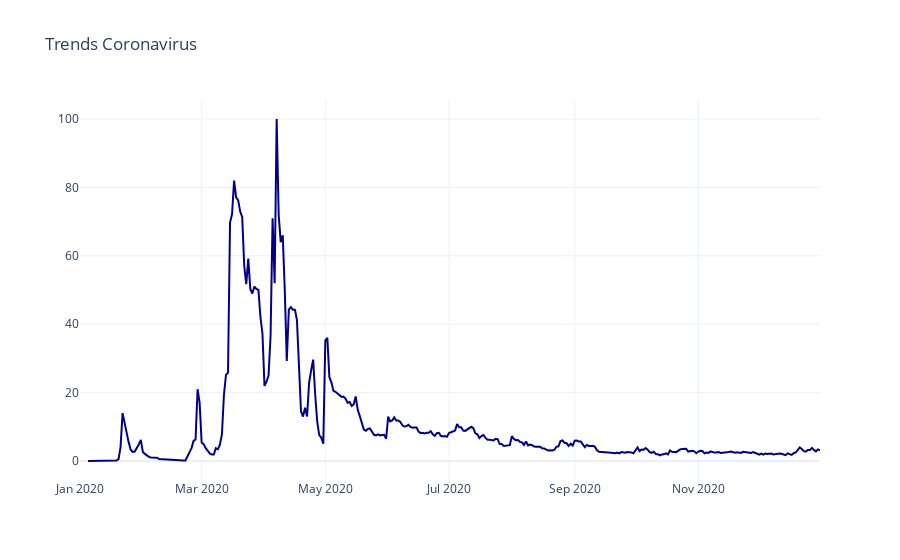

Notebook cell for this chart:
### Code cell
# Series 

fig = go.Figure()

fig.add_trace( go.Scatter( x = data_daily['date'], y = data_daily['Coronavirus'], 
                          name = 'Coronavirus', line_color = 'darkblue' ) )

fig.update_layout(template = 'plotly_white', # "plotly", "plotly_white", "ggplot2", "seaborn", "simple_white", "none"
                  title = 'Trends Coronavirus')

fig.show()

### Figure 1 — Plotly figure (JSON) as saved in the notebook; plotly's stock layout.template omitted (floating-point values rounded to 4 significant figures; data arrays with more than 128 entries replaced by an {"elided": "..."} marker saying what was removed)
{"data": [{"line": {"color": "darkblue"}, "name": "Coronavirus", "type": "scatter", "x": {"elided": "366 str values"}, "y": {"elided": "366 float values"}}], "layout": {"title": {"text": "Trends Coronavirus"}}}
